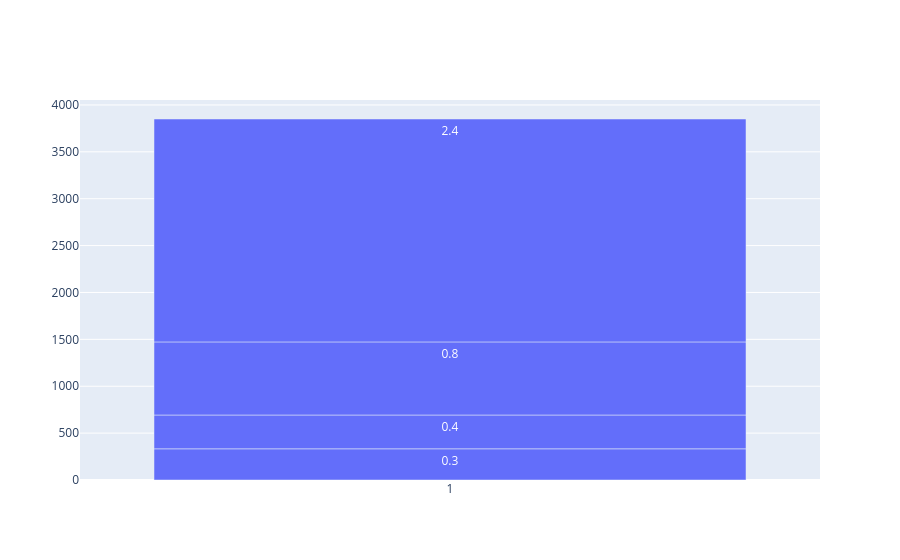

The notebook cell saved with this chart:
### Markdown cell above
### 2.Segment Value Distribution

### Code cell
segment_value = customer_segments.groupby('SegmentLabel').agg({
  'AvgTotalSpent': 'sum',
  'SegmentLabel': 'count'
})

figure = go.Figure(
  go.Bar(
    x=segment_value['SegmentLabel'],
    y=segment_value['AvgTotalSpent'],
    text=(segment_value['AvgTotalSpent']/1000).round(1),
    textposition='auto',
    name='Segment Revenue (K)'
  )
)

figure.show()

### Figure 1 — Plotly figure (JSON) as saved in the notebook; plotly's stock layout.template omitted (floating-point values rounded to 4 significant figures)
{"data": [{"name": "Segment Revenue (K)", "text": [0.3, 0.4, 0.8, 2.4], "textposition": "auto", "type": "bar", "x": [1, 1, 1, 1], "y": [332.7, 360.4, 779.5, 2377.0]}], "layout": {}}
